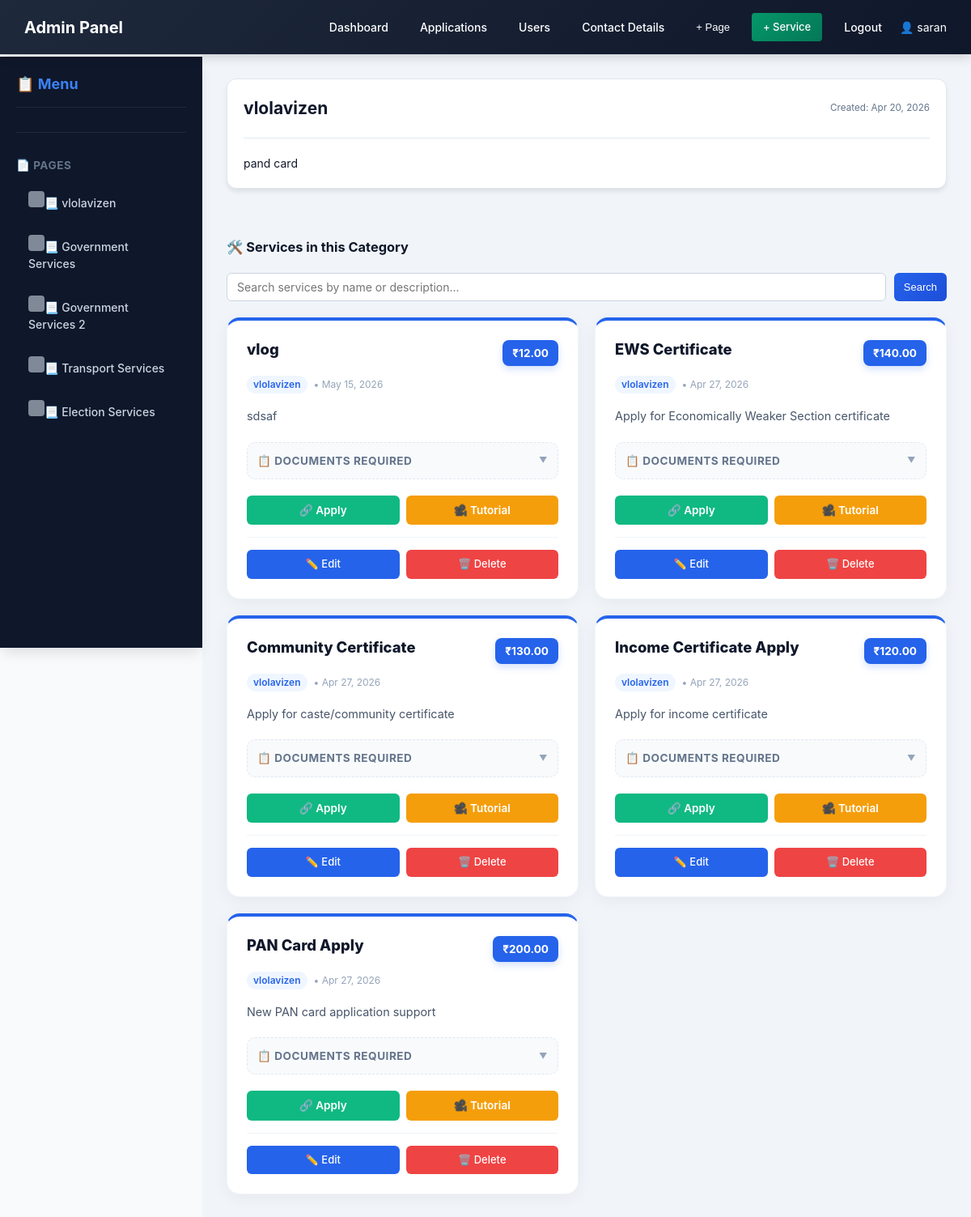
The page /adminsite/page/1/ (signed in) on the database its author committed.
### services/models.py (models this page shows, shortened)
class User(AbstractUser):
    ROLE_CHOICES = [
        ('ADMIN', 'Admin'),
        ('AGENT1', 'Agent1'),
        ('AGENT2', 'Agent2'),
        ('USER', 'User'),
    ]
    role = models.CharField(max_length=10, choices=ROLE_CHOICES, default='USER')
    mobile = models.CharField(max_length=15, blank=True, null=True)

class Page(models.Model):
    title = models.CharField(max_length=100)
    description = models.TextField()
    created_at = models.DateTimeField(auto_now_add=True)

class Service(models.Model):
    name = models.CharField(max_length=100)
    description = models.TextField()
    charges = models.DecimalField(max_digits=10, decimal_places=2, default=0.00, help_text="Service charges amount")
    documents_required = models.TextField(blank=True, help_text="List of required documents")
    tutorial_link = models.URLField(blank=True, help_text="YouTube or tutorial video link")
    apply_link = models.URLField(blank=True, help_text="Link to apply for this service")
    minimum_age = models.PositiveSmallIntegerField(default=0, help_text="Minimum age required to apply for this service")
    page = models.ForeignKey('Page', on_delete=models.SET_NULL, null=True, blank=True, related_name='services', help_text="Assign to a specific page")
    created_at = models.DateTimeField(auto_now_add=True)

### services/views.py (the view)
# urls.py: path('adminsite/page/<int:page_id>/', views.view_custom_page, name='view_custom_page'),
@login_required
@role_required(['ADMIN', 'USER', 'AGENT1', 'AGENT2'])
def view_custom_page(request, page_id):
    page = get_object_or_404(Page, id=page_id)
    pages = Page.objects.all()
    services = Service.objects.filter(page=page).order_by('-id')
    search_query = request.GET.get('search_services')
    if search_query:
        services = services.filter(Q(name__icontains=search_query) | Q(description__icontains=search_query))
    template_name = 'admin-site/dynamic_page.html'
    if request.user.role == 'AGENT1':
        template_name = 'agent1-site/dynamic_page.html'
    return render(request, template_name, {
        'page': page,
        'pages': pages,
        'services': services,
        'search_query_services': search_query, # Pass back for input value
    })

### services/context_processors.py (called while the page is built)
def admin_pages(request):
    if request.path.startswith('/adminsite/'):
        return {'pages': Page.objects.all()}
    return {'pages': []}

### services/templatetags/custom_filters.py (called while the page is built)
@register.filter
def split(value, arg):
    return str(value).split(arg)

@register.filter
def trim(value):
    return str(value).strip()

### services/views.py (called while the page is built, shortened)
def role_required(allowed_roles):
    def decorator(view_func):
        @wraps(view_func)
        def _wrapped_view(request, *args, **kwargs):
            if not request.user.is_authenticated:
                return redirect(reverse('login') + '?next=' + request.path)
            is_permitted = request.user.role in allowed_roles
            if 'ADMIN' in allowed_roles and (request.user.is_staff or request.user.is_superuser):
                is_permitted = True
            return view_func(request, *args, **kwargs)
        return _wrapped_view
    return decorator

### services/templates/admin-site/dynamic_page.html (shortened to what this page needs)
{% extends 'admin-site/admin_base.html' %}
{% load custom_filters %}
{% block content %}
<div class="card" style="margin-bottom: 30px;">
    <div class="flex items-center justify-between">
        <h2>{{ page.title }}</h2>
        <small style="color: #64748b;">Created: {{ page.created_at|date:"M d, Y" }}</small>
    </div>
    <hr style="margin: 20px 0; border: 0; border-top: 1px solid #e2e8f0;">
    <div class="content-body">
        {{ page.description|linebreaks }}
    </div>
</div>
<div style="margin-top: 30px;">
    <div style="display: flex; justify-content: space-between; align-items: center; margin-bottom: 20px;">
        <h3 style="margin: 0; color: #0f172a;">🛠️ Services in this Category</h3>
    </div>
    <div style="margin-bottom: 20px; display: flex; gap: 10px; align-items: center;">
        <form method="get" action="{% url 'view_custom_page' page.id %}" class="responsive-search-form" style="display: flex; gap: 10px; width: 100%;">
            <input type="text" name="search_services" placeholder="Search services by name or description..."
                   value="{{ search_query_services|default:'' }}"
                   style="flex-grow: 1; padding: 8px 12px; border: 1px solid #cbd5e1; border-radius: 6px;">
            <button type="submit" class="btn btn-small" style="background-color: #2563eb;">Search</button>
        </form>
    </div>
    {% if services %}
    <div style="display: grid; grid-template-columns: repeat(auto-fill, minmax(300px, 1fr)); gap: 20px;">
        {% for service in services %}
        <div style="background: white; border-radius: 16px; padding: 24px; box-shadow: 0 4px 20px rgba(0,0,0,0.05); border: 1px solid #f1f5f9; border-top: 4px solid #2563eb; display: flex; flex-direction: column; transition: all 0.3s cubic-bezier(0.4, 0, 0.2, 1);"
             onmouseover="this.style.transform='translateY(-8px)'; this.style.boxShadow='0 20px 25px -5px rgba(0, 0, 0, 0.1), 0 10px 10px -5px rgba(0, 0, 0, 0.04)';"
             onmouseout="this.style.transform='translateY(0)'; this.style.boxShadow='0 4px 20px rgba(0,0,0,0.05)';">
            <div style="display: flex; justify-content: space-between; align-items: flex-start; margin-bottom: 12px;">
                <h3 style="margin: 0; color: #0f172a; font-size: 1.15rem; font-weight: 800; line-height: 1.3;">{{ service.name }}</h3>
                <span style="background: #2563eb; color: white; font-weight: 700; padding: 6px 12px; border-radius: 8px; font-size: 0.85rem; box-shadow: 0 4px 10px rgba(37, 99, 235, 0.2);">₹{{ service.charges }}</span>
            </div>
            <div style="display: flex; align-items: center; gap: 8px; margin-bottom: 16px;">
                <span style="font-size: 0.75rem; color: #2563eb; background: #eff6ff; padding: 2px 8px; border-radius: 20px; font-weight: 600;">{{ service.page.title|default:"General" }}</span>
                <span style="font-size: 0.75rem; color: #94a3b8;">• {{ service.created_at|date:"M d, Y" }}</span>
            </div>
            <p style="color: #475569; font-size: 0.9rem; line-height: 1.6; margin-bottom: 20px; flex-grow: 1;">{{ service.description|truncatewords:20 }}</p>
            {% if service.documents_required %}
            <details style="background: #f8fafc; padding: 12px; border-radius: 10px; margin-bottom: 20px; border: 1px dashed #e2e8f0; cursor: pointer; transition: all 0.3s;">
                <summary style="font-size: 0.85rem; color: #64748b; text-transform: uppercase; letter-spacing: 0.5px; font-weight: 700; list-style: none; display: flex; justify-content: space-between; align-items: center;">
                    <span>📋 Documents Required</span>
                    <span style="font-size: 10px; color: #94a3b8;">▼</span>
                </summary>
            </details>
            {% endif %}
            <div style="display: flex; gap: 8px; margin-bottom: 15px;">
                {% if service.apply_link %}<a href="{{ service.apply_link }}" target="_blank" style="flex: 1; text-align: center; background: #10b981; color: white; text-decoration: none; padding: 8px; border-radius: 6px; font-size: 0.85rem; font-weight: 600;">🔗 Apply</a>{% endif %}
                {% if service.tutorial_link %}<a href="{{ service.tutorial_link }}" target="_blank" style="flex: 1; text-align: center; background: #f59e0b; color: white; text-decoration: none; padding: 8px; border-radius: 6px; font-size: 0.85rem; font-weight: 600;">🎥 Tutorial</a>{% endif %}
            </div>
            <div style="display: flex; gap: 8px; border-top: 1px solid #f1f5f9; padding-top: 15px;">
                <a href="{% url 'edit_service' service.id %}" class="btn" style="background: #2563eb; color: white; text-decoration: none; font-size: 13px; padding: 8px 12px; flex: 1; text-align: center;">✏️ Edit</a>
                <a href="{% url 'delete_service' service.id %}" class="btn" style="background: #ef4444; color: white; text-decoration: none; font-size: 13px; padding: 8px 12px; flex: 1; text-align: center;" onclick="return confirm('Are you sure?');">🗑️ Delete</a>
            </div>
        </div>
        {% endfor %}
    </div>
    {% else %}
    <p style="color: #64748b; font-style: italic;">No services have been assigned to this page yet.</p>
    {% endif %}
</div>
{% endblock %}

### services/templates/admin-site/admin_base.html (shortened to what this page needs)
{% load static %}
<!DOCTYPE html>
<html lang="en">
<head>
    <link rel="stylesheet" href="{% static 'services/css/style.css' %}">
</head>
<body>
<div class="top-navbar">
    <div class="navbar-left">
        <a href="{% url 'admin_dashboard' %}" class="navbar-brand">Admin Panel</a>
    </div>
    <div class="nav-links" id="navLinks">
        <a href="{% url 'admin_dashboard' %}">Dashboard</a>
        <a href="{% url 'apply_details' %}">Applications</a>
        <a href="{% url 'user_details' %}">Users</a>
        <a href="{% url 'admin_contact_messages' %}">Contact Details</a>
        <button class="btn btn-small" onclick="openAddPageModal()">+ Page</button>
        <a href="{% url 'add_service' %}" class="btn btn-add-service btn-small">+ Service</a>
        <a href="{% url 'logout' %}">Logout</a>
    </div>
    <div class="navbar-right">
        👤 {{ user.username }}
    </div>
</div>
<div class="dashboard-container">
    <aside class="sidebar" id="sidebar">
        <div class="sidebar-header">📋 Menu</div>
        <div class="sidebar-menu" style="margin-top: 30px; border-top: 1px solid #1e293b; padding-top: 15px;">
            <h4>📄 Pages</h4>
            {% if pages %}
                {% for p in pages %}
                    <a href="{% url 'view_custom_page' p.id %}">📃 {{ p.title }}</a>
                {% endfor %}
            {% else %}
                <p style="color: #64748b; font-size: 13px; margin: 5px 0; padding: 10px 0;">No pages yet</p>
            {% endif %}
        </div>
    </aside>
    <div class="main-content">
        {% block content %}{% endblock %}
    </div>
</div>
</body>
</html>

### services/static/services/css/style.css (style rules this page uses)
:root { --primary: #2563eb; --primary-hover: #1d4ed8; --secondary: #64748b; --success: #10b981; --warning: #f59e0b; --danger: #ef4444; --info: #3b82f6; --background: #f8fafc; --card-bg: #ffffff; --dark-bg: #0f172a; --dark-card: #1e293b; --text-main: #0f172a; --text-muted: #64748b; --border: #e2e8f0; --shadow: 0 4px 6px -1px rgb(0 0 0 / 0.1); --shadow-lg: 0 10px 15px -3px rgb(0 0 0 / 0.1); }
* { margin: 0; padding: 0; box-sizing: border-box; }
html, body { height: 100%; }
body { background-color: var(--background); color: var(--text-main); font-family: 'Inter', system-ui, -apple-system, sans-serif; line-height: 1.5; font-size: 14px; }
.dashboard-container { display: flex; min-height: 100vh; background-color: var(--background); }
.sidebar { width: 260px; background: linear-gradient(135deg, #1e293b 0%, #0f172a 100%); color: white; padding: 20px; overflow-y: auto; box-shadow: var(--shadow-lg); transition: all 0.3s ease; position: sticky; top: 0; }
.main-content { flex: 1; overflow-y: auto; display: flex; flex-direction: column; }
.sidebar-header { font-size: 20px; font-weight: 700; margin-bottom: 30px; padding-bottom: 15px; border-bottom: 2px solid rgba(255, 255, 255, 0.1); color: white; }
.sidebar-menu { list-style: none; }
.sidebar-menu a { display: flex; align-items: center; gap: 12px; padding: 12px 16px; color: rgba(255, 255, 255, 0.8); text-decoration: none; border-radius: 8px; transition: all 0.3s ease; font-weight: 500; }
.sidebar-menu a::before { content: ''; display: inline-block; width: 20px; height: 20px; background: currentColor; border-radius: 4px; opacity: 0.6; }
.card { background: white; border: 1px solid var(--border); border-radius: 12px; padding: 20px; box-shadow: var(--shadow); transition: all 0.3s ease; animation: slideIn 0.4s ease-out; }
input[type="text"], input[type="email"], input[type="password"], input[type="number"], input[type="date"], input[type="time"], textarea, select { padding: 12px 14px; border: 1px solid var(--border); border-radius: 8px; font-size: 14px; font-family: inherit; background: white; color: var(--text-main); transition: all 0.3s ease; }
button, .btn { padding: 10px 20px; border: none; border-radius: 8px; font-size: 14px; font-weight: 600; cursor: pointer; transition: all 0.3s ease; display: inline-flex; align-items: center; justify-content: center; gap: 8px; text-decoration: none; }
.flex { display: flex; }
.justify-between { justify-content: space-between; }
.items-center { align-items: center; }

### rows shown on the page
User: username "saran"
Page: title "vlolavizen", created_at "Apr 20, 2026", description "pand card"
Page: title "Government Services"
Page: title "Government Services 2"
Page: title "Transport Services"
Page: title "Election Services"
Service: name "vlog", charges "12.00", page "vlolavizen", created_at "May 15, 2026", description "sdsaf"
Service: name "EWS Certificate", charges "140.00", page "vlolavizen", created_at "Apr 27, 2026", description "Apply for Economically Weaker Section certificate"
Service: name "Community Certificate", charges "130.00", page "vlolavizen", created_at "Apr 27, 2026", description "Apply for caste/community certificate"
Service: name "Income Certificate Apply", charges "120.00", page "vlolavizen", created_at "Apr 27, 2026", description "Apply for income certificate"
Service: name "PAN Card Apply", charges "200.00", page "vlolavizen", created_at "Apr 27, 2026", description "New PAN card application support"
